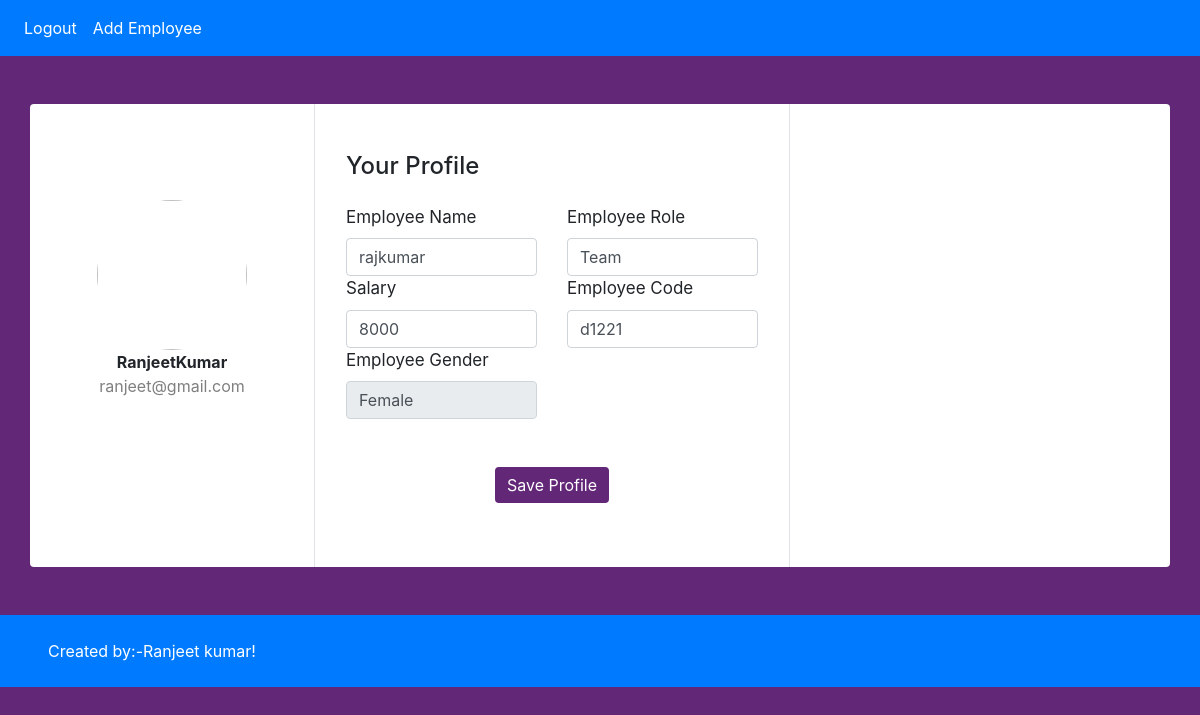
The app's page /update/7 (signed in) with its own data.
### app/models.py (models this page shows, shortened)
class CustomUser(AbstractBaseUser, PermissionsMixin):
    first_name=models.CharField(max_length=10)
    last_name=models.CharField(max_length=20)
    email = models.EmailField(unique=True)
    phone_number=models.IntegerField(default=0)
    is_staff = models.BooleanField(default=False)
    is_active = models.BooleanField(default=True)
    USERNAME_FIELD = "email"
    REQUIRED_FIELDS = []
    objects = CustomUserManager()

class EmployeeDetail(models.Model):
    emp_name = models.CharField(max_length=50, null=True, blank=True)
    emp_role = models.CharField(max_length=20, default="Python Developer", choices=ROLE_CHOICES)
    salary = models.CharField(max_length=50, null=True, blank=True)
    gender = models.CharField(max_length=20, default="Male", choices=GENDER_CHOICES)
    emp_code = models.CharField(max_length=70, null=True, blank=True)
    joined_date = models.DateField(auto_now_add=True)

### app/views.py (the view, shortened to what this page needs)
# urls.py: path('update/<int:id>',views.EmpUpdateView.as_view(), name="update"),
class EmpUpdateView(View):
    template_name = "app/emp_update.html"
    def get(self, request, id):
        context = {}
        if request.user.is_authenticated:
            context['emp_update'] = EmployeeDetail.objects.get(id=id)
            return render(self.request, self.template_name, context)

### app/templates/app/emp_update.html (shortened to what this page needs)
{% include "header.html" %}
{% block content %}
 <div class="container rounded bg-white mt-5 mb-5">
  <div class="row">
      <div class="col-md-3 border-right">
          <div class="d-flex flex-column align-items-center text-center p-3 py-5"><img class="rounded-circle mt-5" width="150px" src="https://st3.depositphotos.com/15648834/17930/v/600/depositphotos_179308454-stock-illustration-unknown-person-silhouette-glasses-profile.jpg"><span class="font-weight-bold">{{request.user.first_name}}{{request.user.last_name}}</span><span class="text-black-50">{{request.user.email}}</span></div>
      </div>
      <div class="col-md-5 border-right">
          <div class="p-3 py-5">
              <div class="d-flex justify-content-between align-items-center mb-3">
                  <h4 class="text-right"> Your Profile</h4>
              </div>
              <form method="POST" action="/update/{{ emp_update.id }}">
              <div class="row mt-2">
                  <div class="col-md-6"><label for="emp_name" class="labels">Employee Name</label><input type="text" name="emp_name" id="emp_name" class="form-control"  value={{emp_update.emp_name}}></div>
                  <div class="col-md-6"><label for="emp_role" class="labels">Employee Role</label><input type="text" name="emp_role" id="emp_role" class="form-control" value={{emp_update.emp_role}} ></div>
                  <div class="col-md-6"><label for="salary" class="labels">Salary</label><input type="text" name="salary" id="salary" class="form-control"  value={{emp_update.salary}}></div>
                  <div class="col-md-6"><label for="emp_code" class="labels">Employee Code</label><input type="text" name="emp_code" id="emp_code" class="form-control"  value={{emp_update.emp_code}}></div>
                  <div class="col-md-6"><label for="gender" class="labels">Employee Gender</label><input type="text" name="gender" id="gender" class="form-control"  value={{emp_update.gender}} disabled></div>
              </div>
              <div class="mt-5 text-center"><button class="btn btn-primary profile-button" type="submit">Save Profile</button></div>
          </div>
      </div>
  </div>
</div>
{% include "foter.html" %}
{% endblock content %}

### app/templates/app/emp_update.html (style rules this page uses)
.profile-button { background: rgb(99, 39, 120); box-shadow: none; border: none }
.labels { font-size: 17px }

### records on screen
CustomUser: user.first_name "Ranjeet", user.last_name "Kumar", user.email "ranjeet@gmail.com"
EmployeeDetail: emp_name "rajkumar", emp_role "Team", salary "8000", emp_code "d1221", gender "Female"
